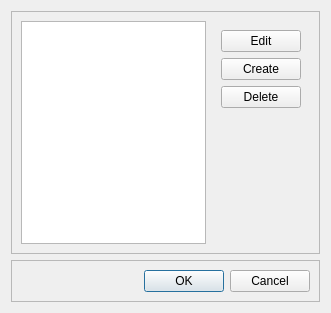
<?xml version="1.0" encoding="UTF-8"?>
<ui version="4.0">
 <class>ProfileSelectDialog</class>
 <widget class="QDialog" name="ProfileSelectDialog">
  <property name="geometry">
   <rect>
    <x>0</x>
    <y>0</y>
    <width>331</width>
    <height>313</height>
   </rect>
  </property>
  <property name="windowTitle">
   <string>Manage profiles</string>
  </property>
  <property name="windowIcon">
   <iconset resource="resuurces/resources.qrc">
    <normaloff>:/edit-select.png</normaloff>:/edit-select.png</iconset>
  </property>
  <layout class="QVBoxLayout" name="verticalLayout_2">
   <item>
    <widget class="QFrame" name="frame_2">
     <property name="frameShape">
      <enum>QFrame::StyledPanel</enum>
     </property>
     <property name="frameShadow">
      <enum>QFrame::Raised</enum>
     </property>
     <layout class="QHBoxLayout" name="horizontalLayout_2">
      <item>
       <widget class="QListWidget" name="listWidget"/>
      </item>
      <item>
       <widget class="QWidget" name="widget" native="true">
        <layout class="QVBoxLayout" name="verticalLayout">
         <item>
          <widget class="QPushButton" name="editBtn">
           <property name="text">
            <string>Edit</string>
           </property>
           <property name="icon">
            <iconset resource="resuurces/resources.qrc">
             <normaloff>:/document-edit.png</normaloff>:/document-edit.png</iconset>
           </property>
          </widget>
         </item>
         <item>
          <widget class="QPushButton" name="newBtn">
           <property name="text">
            <string>Create</string>
           </property>
           <property name="icon">
            <iconset resource="resuurces/resources.qrc">
             <normaloff>:/edit-copy.png</normaloff>:/edit-copy.png</iconset>
           </property>
          </widget>
         </item>
         <item>
          <widget class="QPushButton" name="delBtn">
           <property name="text">
            <string>Delete</string>
           </property>
           <property name="icon">
            <iconset resource="resuurces/resources.qrc">
             <normaloff>:/edit-delete.png</normaloff>:/edit-delete.png</iconset>
           </property>
          </widget>
         </item>
         <item>
          <spacer name="verticalSpacer">
           <property name="orientation">
            <enum>Qt::Vertical</enum>
           </property>
           <property name="sizeHint" stdset="0">
            <size>
             <width>20</width>
             <height>150</height>
            </size>
           </property>
          </spacer>
         </item>
        </layout>
       </widget>
      </item>
     </layout>
    </widget>
   </item>
   <item>
    <widget class="QFrame" name="frame">
     <property name="frameShape">
      <enum>QFrame::StyledPanel</enum>
     </property>
     <property name="frameShadow">
      <enum>QFrame::Raised</enum>
     </property>
     <layout class="QHBoxLayout" name="horizontalLayout">
      <item>
       <spacer name="horizontalSpacer">
        <property name="orientation">
         <enum>Qt::Horizontal</enum>
        </property>
        <property name="sizeHint" stdset="0">
         <size>
          <width>142</width>
          <height>20</height>
         </size>
        </property>
       </spacer>
      </item>
      <item>
       <widget class="QDialogButtonBox" name="buttonBox">
        <property name="standardButtons">
         <set>QDialogButtonBox::Cancel|QDialogButtonBox::Ok</set>
        </property>
       </widget>
      </item>
     </layout>
    </widget>
   </item>
  </layout>
 </widget>
 <resources>
  <include location="resuurces/resources.qrc"/>
 </resources>
 <connections>
  <connection>
   <sender>listWidget</sender>
   <signal>currentRowChanged(int)</signal>
   <receiver>ProfileSelectDialog</receiver>
   <slot>onProfileChanged(int)</slot>
   <hints>
    <hint type="sourcelabel">
     <x>117</x>
     <y>138</y>
    </hint>
    <hint type="destinationlabel">
     <x>108</x>
     <y>350</y>
    </hint>
   </hints>
  </connection>
  <connection>
   <sender>editBtn</sender>
   <signal>clicked()</signal>
   <receiver>ProfileSelectDialog</receiver>
   <slot>onEditBtnClicked()</slot>
   <hints>
    <hint type="sourcelabel">
     <x>283</x>
     <y>26</y>
    </hint>
    <hint type="destinationlabel">
     <x>366</x>
     <y>36</y>
    </hint>
   </hints>
  </connection>
  <connection>
   <sender>newBtn</sender>
   <signal>clicked()</signal>
   <receiver>ProfileSelectDialog</receiver>
   <slot>onNewBtnClicked()</slot>
   <hints>
    <hint type="sourcelabel">
     <x>296</x>
     <y>58</y>
    </hint>
    <hint type="destinationlabel">
     <x>427</x>
     <y>60</y>
    </hint>
   </hints>
  </connection>
  <connection>
   <sender>delBtn</sender>
   <signal>clicked()</signal>
   <receiver>ProfileSelectDialog</receiver>
   <slot>onDebBtnClicked()</slot>
   <hints>
    <hint type="sourcelabel">
     <x>300</x>
     <y>90</y>
    </hint>
    <hint type="destinationlabel">
     <x>400</x>
     <y>88</y>
    </hint>
   </hints>
  </connection>
  <connection>
   <sender>buttonBox</sender>
   <signal>accepted()</signal>
   <receiver>ProfileSelectDialog</receiver>
   <slot>accept()</slot>
   <hints>
    <hint type="sourcelabel">
     <x>189</x>
     <y>289</y>
    </hint>
    <hint type="destinationlabel">
     <x>213</x>
     <y>363</y>
    </hint>
   </hints>
  </connection>
  <connection>
   <sender>buttonBox</sender>
   <signal>rejected()</signal>
   <receiver>ProfileSelectDialog</receiver>
   <slot>reject()</slot>
   <hints>
    <hint type="sourcelabel">
     <x>283</x>
     <y>294</y>
    </hint>
    <hint type="destinationlabel">
     <x>285</x>
     <y>375</y>
    </hint>
   </hints>
  </connection>
 </connections>
 <slots>
  <slot>onProfileChanged(int)</slot>
  <slot>onEditBtnClicked()</slot>
  <slot>onNewBtnClicked()</slot>
  <slot>onDebBtnClicked()</slot>
 </slots>
</ui>
